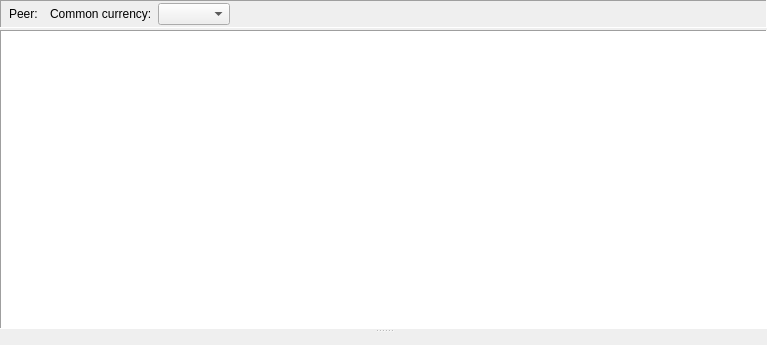
<?xml version="1.0" encoding="UTF-8"?>
<ui version="4.0">
 <class>PeerReportWidget</class>
 <widget class="QWidget" name="PeerReportWidget">
  <property name="geometry">
   <rect>
    <x>0</x>
    <y>0</y>
    <width>767</width>
    <height>345</height>
   </rect>
  </property>
  <property name="windowTitle">
   <string>Report by peer</string>
  </property>
  <layout class="QVBoxLayout" name="verticalLayout">
   <property name="spacing">
    <number>2</number>
   </property>
   <property name="leftMargin">
    <number>0</number>
   </property>
   <property name="topMargin">
    <number>0</number>
   </property>
   <property name="rightMargin">
    <number>0</number>
   </property>
   <property name="bottomMargin">
    <number>0</number>
   </property>
   <item>
    <widget class="QFrame" name="ReportParamsFrame">
     <property name="sizePolicy">
      <sizepolicy hsizetype="Preferred" vsizetype="Preferred">
       <horstretch>0</horstretch>
       <verstretch>0</verstretch>
      </sizepolicy>
     </property>
     <property name="frameShape">
      <enum>QFrame::Panel</enum>
     </property>
     <property name="frameShadow">
      <enum>QFrame::Sunken</enum>
     </property>
     <layout class="QGridLayout" name="gridLayout">
      <property name="leftMargin">
       <number>2</number>
      </property>
      <property name="topMargin">
       <number>2</number>
      </property>
      <property name="rightMargin">
       <number>2</number>
      </property>
      <property name="bottomMargin">
       <number>2</number>
      </property>
      <property name="spacing">
       <number>6</number>
      </property>
      <item row="0" column="2">
       <widget class="PeerSelector" name="ReportPeerEdit" native="true"/>
      </item>
      <item row="0" column="5">
       <spacer name="ReportFrameSpacer">
        <property name="orientation">
         <enum>Qt::Horizontal</enum>
        </property>
        <property name="sizeHint" stdset="0">
         <size>
          <width>40</width>
          <height>20</height>
         </size>
        </property>
       </spacer>
      </item>
      <item row="0" column="0">
       <widget class="DateRangeSelector" name="ReportRange">
        <property name="ItemsList" stdset="0">
         <string notr="true">QTD;YTD;this_year;last_year</string>
        </property>
       </widget>
      </item>
      <item row="0" column="1">
       <widget class="QLabel" name="ReportPeerLbl">
        <property name="text">
         <string>Peer:</string>
        </property>
       </widget>
      </item>
      <item row="0" column="3">
       <widget class="QLabel" name="TotalCurrencyLbl">
        <property name="text">
         <string>Common currency:</string>
        </property>
       </widget>
      </item>
      <item row="0" column="4">
       <widget class="CurrencyComboBox" name="TotalCurrencyCombo"/>
      </item>
     </layout>
    </widget>
   </item>
   <item>
    <widget class="QSplitter" name="splitter">
     <property name="orientation">
      <enum>Qt::Vertical</enum>
     </property>
     <widget class="TableViewWithFooter" name="ReportTableView">
      <property name="sizePolicy">
       <sizepolicy hsizetype="Expanding" vsizetype="Expanding">
        <horstretch>0</horstretch>
        <verstretch>4</verstretch>
       </sizepolicy>
      </property>
      <property name="frameShape">
       <enum>QFrame::Panel</enum>
      </property>
      <property name="frameShadow">
       <enum>QFrame::Sunken</enum>
      </property>
      <property name="editTriggers">
       <set>QAbstractItemView::NoEditTriggers</set>
      </property>
      <property name="alternatingRowColors">
       <bool>true</bool>
      </property>
      <property name="gridStyle">
       <enum>Qt::DotLine</enum>
      </property>
      <property name="wordWrap">
       <bool>false</bool>
      </property>
      <attribute name="verticalHeaderVisible">
       <bool>false</bool>
      </attribute>
      <attribute name="verticalHeaderMinimumSectionSize">
       <number>20</number>
      </attribute>
      <attribute name="verticalHeaderDefaultSectionSize">
       <number>20</number>
      </attribute>
     </widget>
     <widget class="JalOperationsTabs" name="OperationDetails" native="true">
      <property name="sizePolicy">
       <sizepolicy hsizetype="Preferred" vsizetype="Preferred">
        <horstretch>0</horstretch>
        <verstretch>1</verstretch>
       </sizepolicy>
      </property>
     </widget>
    </widget>
   </item>
  </layout>
 </widget>
 <customwidgets>
  <customwidget>
   <class>DateRangeSelector</class>
   <extends>QWidget</extends>
   <header>jal/widgets/custom/date_range_selector.h</header>
   <container>1</container>
  </customwidget>
  <customwidget>
   <class>TableViewWithFooter</class>
   <extends>QTableView</extends>
   <header>jal/widgets/custom/tableview_with_footer.h</header>
  </customwidget>
  <customwidget>
   <class>CurrencyComboBox</class>
   <extends>QComboBox</extends>
   <header>jal/widgets/account_select.h</header>
  </customwidget>
  <customwidget>
   <class>JalOperationsTabs</class>
   <extends>QWidget</extends>
   <header>jal/widgets/operations_tabs.h</header>
   <container>1</container>
  </customwidget>
  <customwidget>
   <class>PeerSelector</class>
   <extends>QWidget</extends>
   <header>jal/widgets/reference_selector.h</header>
   <container>1</container>
  </customwidget>
 </customwidgets>
 <resources/>
 <connections/>
</ui>
